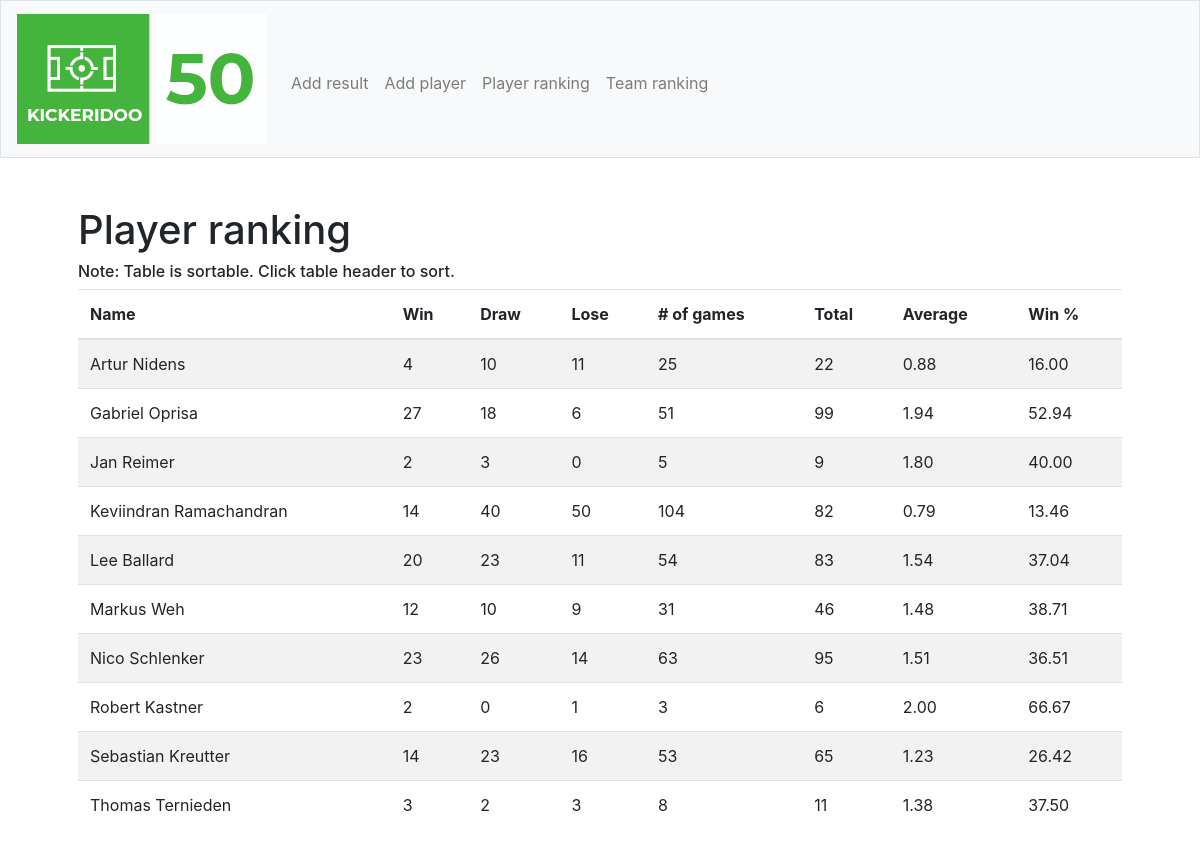
The app's page /player-ranking, older data.
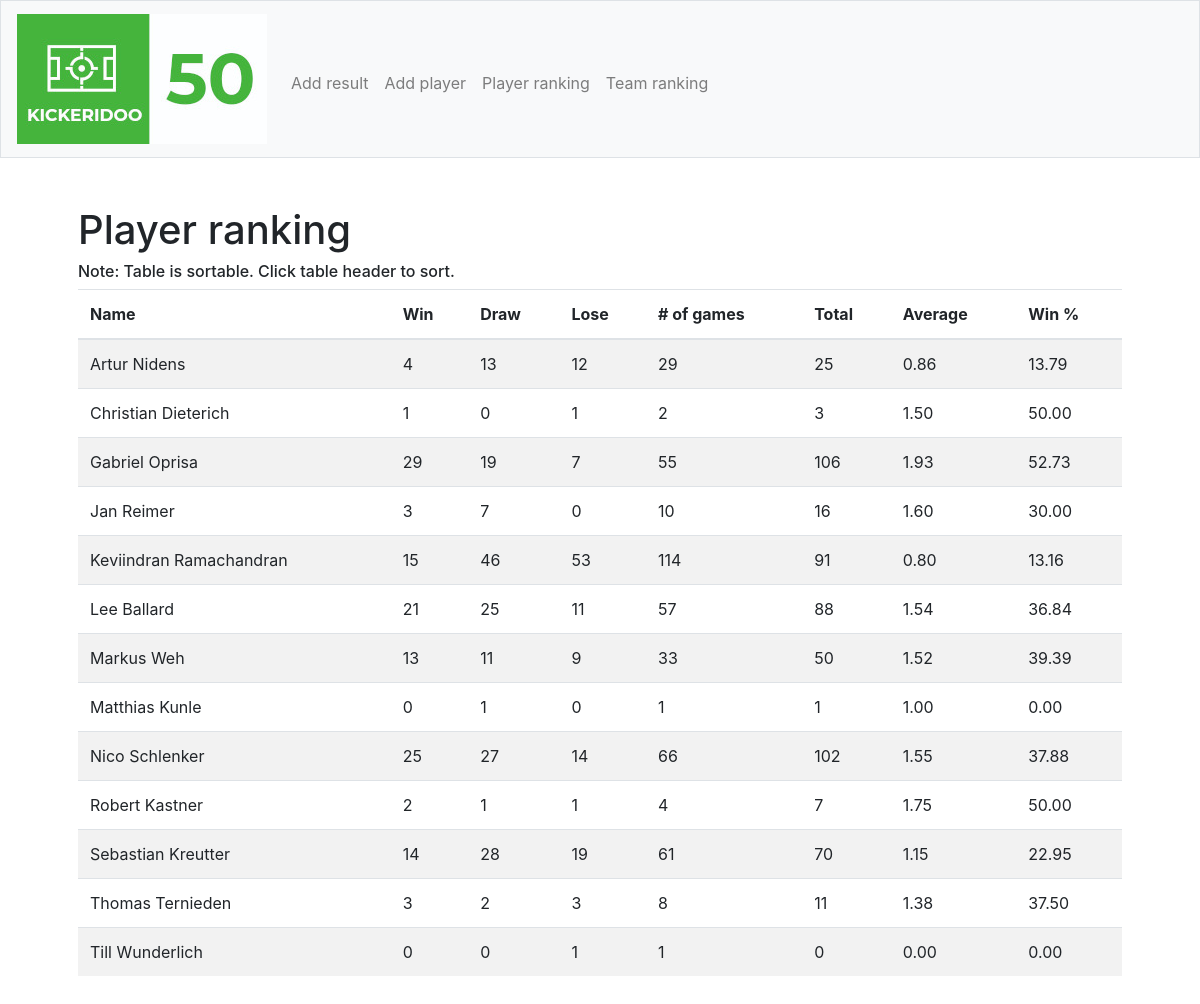
The same page, newer data.
### tables this page shows
CREATE TABLE "players" (
	"id"	INTEGER PRIMARY KEY AUTOINCREMENT,
	"name"	TEXT,
	"w"	INTEGER DEFAULT 0,
	"d"	INTEGER DEFAULT 0,
	"l"	INTEGER DEFAULT 0
);

### application.py (the view)
@app.route("/player-ranking")
def player_ranking():
    players = db.execute("SELECT * FROM players ORDER BY name ASC")
    return render_template("player-ranking.html", players=players)

### templates/player-ranking.html (shortened to what this page needs)
{% extends "layout.html" %}
{% block main %}
    <h1>Player ranking</h1>
    <h6>Note: Table is sortable. Click table header to sort.</h6>
    <table class="table table-striped sortable">
        <thead>
            <tr>
                <th>Name</th>
                <th>Win</th>
                <th>Draw</th>
                <th>Lose</th>
                <th># of games</th>
                <th>Total</th>
                <th>Average</th>
                <th>Win %</th>
            </tr>
        </thead>
        <tbody>
            {% for player in players %}
            <tr>
                <td>{{ player.name }}</td>
                <td>{{ player.w }}</td>
                <td>{{ player.d }}</td>
                <td>{{ player.l }}</td>
                <td>{{ player.w + player.d + player.l }}</td>
                <td>{{ ((player.w * 3) + (player.d * 1)) }}</td>
                <td>{% if player.w + player.d + player.l != 0 %}
                    {{'%0.2f' | format(((player.w * 3) + (player.d * 1)) / (player.w + player.d + player.l)|float) }}
                    {% else %}
                    {{ 0 }}
                    {% endif %}
                </td>
                <td>
                    {% if player.w + player.d + player.l != 0 %}
                    {{'%0.2f' | format((player.w / (player.w + player.d + player.l)) * 100|float) }}
                    {% else %}
                    {{ 0 }}
                    {% endif %}
                </td>
            </tr>
            {% endfor %}
        </tbody>
    </table>
{% endblock %}

### templates/layout.html (shortened to what this page needs)
<!DOCTYPE html>
<html lang="en">
    <head>
        <link rel="stylesheet" href="https://stackpath.bootstrapcdn.com/bootstrap/4.5.0/css/bootstrap.min.css">
        <link href="/static/styles.css" rel="stylesheet">
    </head>
    <body>
        <nav class="navbar navbar-expand-md navbar-light bg-light border">
            <a class="navbar-brand" href="/"><img src="/static/logo_new_small.jpg"></a>
            <div class="collapse navbar-collapse" id="navbar">
                <ul class="navbar-nav mr-auto mt-2">
                    <li class="nav-item"><a class="nav-link" href="/add-result">Add result</a></li>
                    <li class="nav-item"><a class="nav-link" href="/add-player">Add player</a></li>
                    <li class="nav-item"><a class="nav-link" href="/player-ranking">Player ranking</a></li>
                    <li class="nav-item"><a class="nav-link" href="/team-ranking">Team ranking</a></li>
                </ul>
            </div>
        </nav>
        <main class="container p-5">
            {% block main %}{% endblock %}
        </main>
    </body>
</html>

### static/styles.css (style rules this page uses)
nav .navbar-brand { font-size: xx-large; }
main { overflow-x: auto; }

Row changes from the older to the newer data that the page shows:
changed players "Artur Nidens": d "10" → "13"; l "11" → "12"; player.w+player.d+player.l "25" → "29"; ((player.w*3)+(player.d*1)) "22" → "25"; w+d+l "0.88" → "0.86"; (player.w/(player.w+player.d+player.l))*100|float "16.00" → "13.79"
added players: name "Christian Dieterich", w "1", d "0", l "1", player.w+player.d+player.l "2", ((player.w*3)+(player.d*1)) "3", w+d+l "1.50", (player.w/(player.w+player.d+player.l))*100|float "50.00"
changed players "Gabriel Oprisa": w "27" → "29"; d "18" → "19"; l "6" → "7"; player.w+player.d+player.l "51" → "55"; ((player.w*3)+(player.d*1)) "99" → "106"; w+d+l "1.94" → "1.93"; (player.w/(player.w+player.d+player.l))*100|float "52.94" → "52.73"
changed players "Jan Reimer": w "2" → "3"; d "3" → "7"; player.w+player.d+player.l "5" → "10"; ((player.w*3)+(player.d*1)) "9" → "16"; w+d+l "1.80" → "1.60"; (player.w/(player.w+player.d+player.l))*100|float "40.00" → "30.00"
changed players "Keviindran Ramachandran": w "14" → "15"; d "40" → "46"; l "50" → "53"; player.w+player.d+player.l "104" → "114"; ((player.w*3)+(player.d*1)) "82" → "91"; w+d+l "0.79" → "0.80"; (player.w/(player.w+player.d+player.l))*100|float "13.46" → "13.16"
changed players "Lee Ballard": w "20" → "21"; d "23" → "25"; player.w+player.d+player.l "54" → "57"; ((player.w*3)+(player.d*1)) "83" → "88"; (player.w/(player.w+player.d+player.l))*100|float "37.04" → "36.84"
changed players "Markus Weh": w "12" → "13"; d "10" → "11"; player.w+player.d+player.l "31" → "33"; ((player.w*3)+(player.d*1)) "46" → "50"; w+d+l "1.48" → "1.52"; (player.w/(player.w+player.d+player.l))*100|float "38.71" → "39.39"
added players: name "Matthias Kunle", w "0", d "1", l "0", player.w+player.d+player.l "1", ((player.w*3)+(player.d*1)) "1", w+d+l "1.00", (player.w/(player.w+player.d+player.l))*100|float "0.00"
changed players "Nico Schlenker": w "23" → "25"; d "26" → "27"; player.w+player.d+player.l "63" → "66"; ((player.w*3)+(player.d*1)) "95" → "102"; w+d+l "1.51" → "1.55"; (player.w/(player.w+player.d+player.l))*100|float "36.51" → "37.88"
changed players "Robert Kastner": d "0" → "1"; player.w+player.d+player.l "3" → "4"; ((player.w*3)+(player.d*1)) "6" → "7"; w+d+l "2.00" → "1.75"; (player.w/(player.w+player.d+player.l))*100|float "66.67" → "50.00"
changed players "Sebastian Kreutter": d "23" → "28"; l "16" → "19"; player.w+player.d+player.l "53" → "61"; ((player.w*3)+(player.d*1)) "65" → "70"; w+d+l "1.23" → "1.15"; (player.w/(player.w+player.d+player.l))*100|float "26.42" → "22.95"
added players: name "Till Wunderlich", w "0", d "0", l "1", player.w+player.d+player.l "1", ((player.w*3)+(player.d*1)) "0", w+d+l "0.00", (player.w/(player.w+player.d+player.l))*100|float "0.00"
